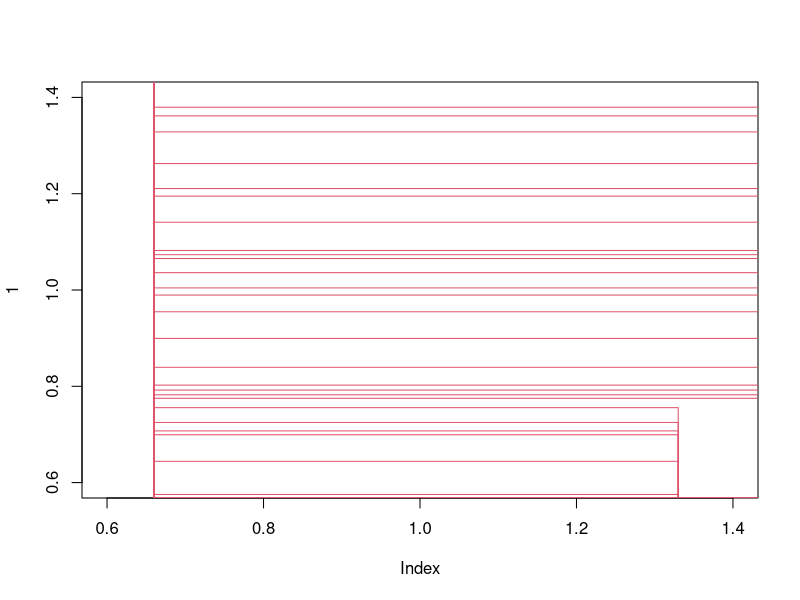

The R source for this figure:
ClusterNum<-function(X,d="euclidean",method="ward",hclust=NULL){
#X is required
  if(class(hclust)=="NULL"){
     X<-data.frame(scale(X));
     d<-dist(X,d);
     hc<-hclust(d,method);
     N<-dim(X)[1];
  }else if(class(hclust)=="hclust"){
     hc<-hclust;
     N<-length(hc$order);
  }else{
     stop("The class of hclust is wrong!");
  }  
  R2<-seq(0,1,length=N);
  PSF<-rep(0,N);PST2<-PSF;
  T<-sum(diag(cov(X)*(N-1)));
  Nm<-rep(0,N-1);Wm<-rep(0,N-1);
  pdf("cluster");plot(1,type="n");
  rect0<-rect.hclust(hc,k=2);
  for(t in 2:(N-1)){
    rect<-rect0;
    if(t<N-1){
       rect0<-rect.hclust(hc,k=t+1);
    }
    b<-colMeans(X[rect[[1]],])-colMeans(X);
    B<-length(rect[[1]])*t(b)%*%b;
    for(j in 1:t){
        if(length(rect[[j]])!=length(rect0[[j]])){
        break;}
      }
    Nm[t]<-length(rect[[j]]);
    Wm[t]<-sum(diag(cov(X[rect[[j]],])*(length(rect[[j]])-1)));
    for(i in t:2){
      b<-colMeans(X[rect[[i]],])-colMeans(X);
      B<-B+length(rect[[i]])*t(b)%*%b;
    }
   R2[t]<-B/T;
   PSF[t]<-(B*(N-t))/((T-B)*(t-1));
  }
  dev.off();
  R1<-R2[-1];SPRSQ<-matrix(R1-R2[1:(N-1)]);
  Bkl<-SPRSQ*T;
  PST2<-(Nm-2)*Bkl/(Wm-Bkl);
  PST2[1]<-(N-2)*Bkl[1]/(T-Bkl[1]);
  PST2[c(N-1,N-2)]<-0;
  data.frame(RSQ=R2[1:(N-1)],SPRSQ,PSF=PSF[1:(N-1)],PST2);
}

#a simple example
data(USArrests);
ClusterNum(USArrests);